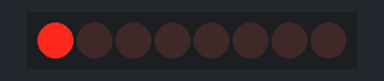
A sketch run on a simulated Arduino Uno, built with avr-gcc and run on an emulated ATmega328P. Parts: 8 shift-register outputs drawn as a row of LEDs (first output left, lit = HIGH). Wiring (inferred from the names in the program): shift register (74HC595): data pin 11; shift clock pin 12; latch pin 8. Wiring (inferred from the signals the program sends): row of LEDs: on Q0, Q1, Q2, Q3, Q4, Q5, Q6, Q7.

Above: at 0.2 s.
At 1.2 s:
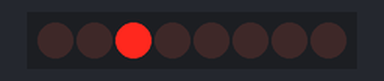
At 1.7 s:
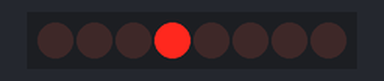
At 2.2 s:
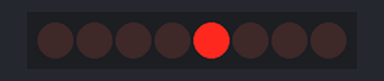
At 3.2 s:
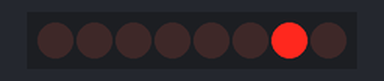
At 4.7 s:
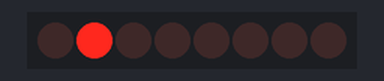
Timing chart, 0 to 5.2 s (numbered marks = the images above):
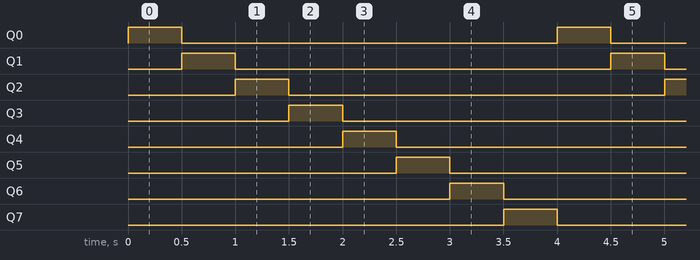

The sketch:

74hc595.ino
```cpp
int latchPin = 8;
int clockPin = 12;
int dataPin = 11;

byte leds;
/*boolean trig = true;
unsigned char type;*/

void setup() {
  //set pins to output so you can control the shift register
  pinMode(latchPin, OUTPUT);
  pinMode(clockPin, OUTPUT);
  pinMode(dataPin, OUTPUT);
}

void loop() {
  /*if(trig) {
    type = LSBFIRST;
  }
  else {
    type = MSBFIRST;
  }*/
  chaser();
  //trig = !trig;
}
  // count from 0 to 255 and display the number
  // on the LEDs
  /*for(int numberToDisplay = 0; numberToDisplay < 256; numberToDisplay++) {
    // take the latchPin low so
    // the LEDs don't change while you're sending in bits:
    digitalWrite(latchPin, LOW);
    // shift out the bits:
    shiftOut(dataPin, clockPin, MSBFIRST, numberToDisplay);
    //take the latch pin high so the LEDs will light up:
    digitalWrite(latchPin, HIGH);
    // pause before next value:
    delay(1000);
  }*/

  /*digitalWrite(latchPin, LOW);
  shiftOut(dataPin, clockPin, LSBFIRST, 3);
  digitalWrite(latchPin, HIGH);*/

  /*for(int n=0;n<256;n++) {
    //shiftOut(dataPin, clockPin, LSBFIRST, n);
    digitalWrite(latchPin, LOW);
    shiftOut(dataPin, clockPin, LSBFIRST, n);
    digitalWrite(latchPin, HIGH);
    n*=2;
    //shiftOut(dataPin, clockPin, LSBFIRST, n/2);
    digitalWrite(latchPin, LOW);
    delay(150);
  }*/

void updateShiftRegister() {
  digitalWrite(latchPin, LOW);
  shiftOut(dataPin, clockPin, MSBFIRST, leds);
  digitalWrite(latchPin, HIGH);
}

void chaser() {
  leds=0;
  for(int i=0;i<8;i++) {
    bitSet(leds, i);
    if(i!=0) {
      bitClear(leds, i-1);
    }
    updateShiftRegister();
    delay(500);
  }
}
```

Measured:
- by itself, Q0–7: alternates HIGH for 0.50 s and LOW for 3.5 s
- by itself, everything shown: repeats every 4.0 s, in 8 steps
